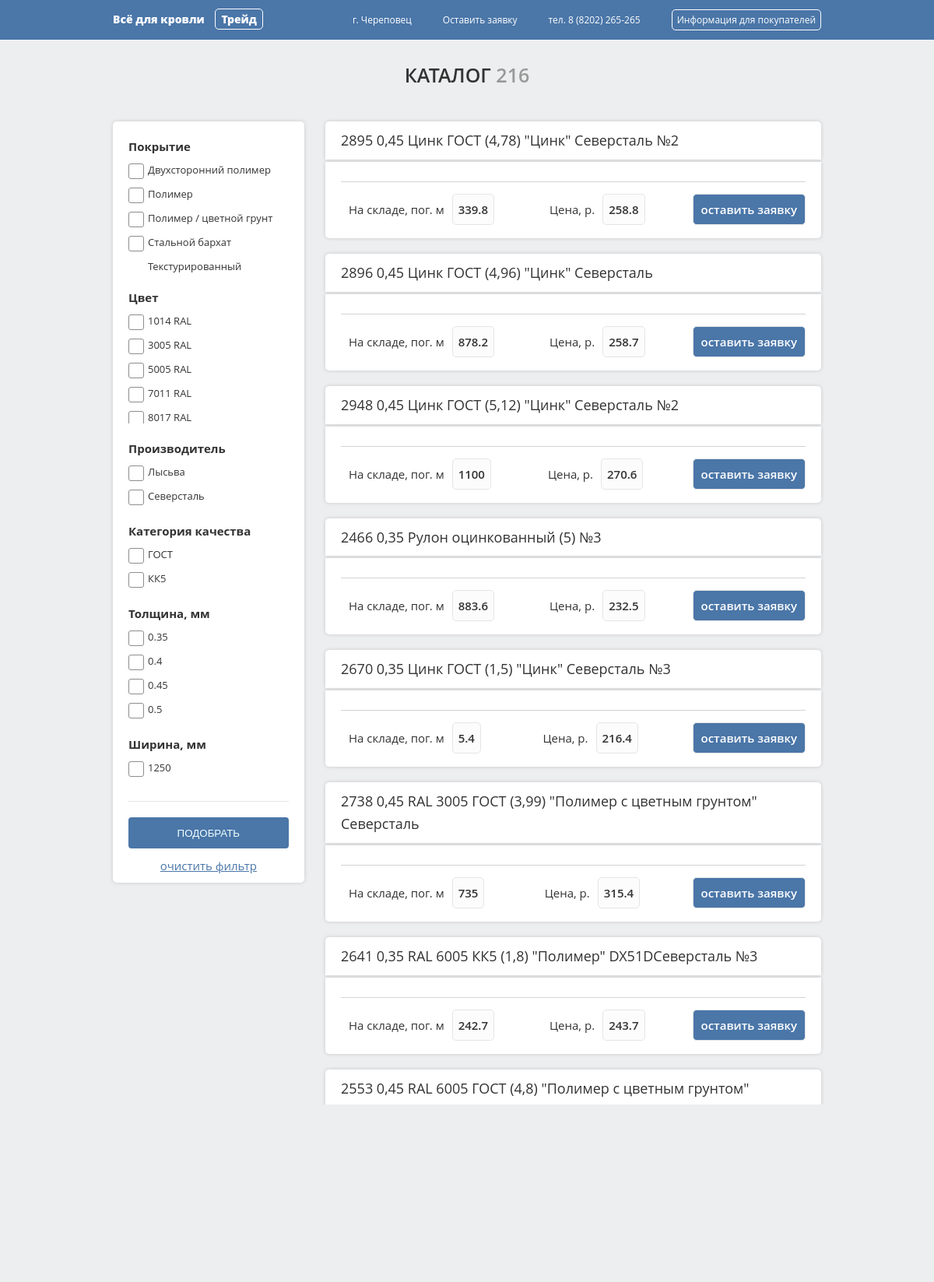
/db_orm/catalog/?page=3, run on the app's committed database.
### db_orm/models.py (models this page shows, shortened)
class FeatureGroup(models.Model):
    link = models.UUIDField(primary_key=True, default=uuid.uuid4, editable=False)
    name = models.CharField(max_length=50)

class Feature(models.Model):
    name = models.CharField(max_length=50)
    link = models.UUIDField(default=uuid.uuid4, primary_key=True, editable=False)
    feature_group = models.ForeignKey('FeatureGroup', on_delete = models.CASCADE, default = None)

class Product(models.Model):
    link = models.UUIDField(primary_key=True, default=uuid.uuid4, editable=False)
    name = models.CharField(max_length=50)
    price = models.DecimalField(max_digits=15, decimal_places=2, default=0)
    unit_of_measurement = models.CharField(max_length=10, default=None)
    balance = models.DecimalField(max_digits=15, decimal_places=3, default=0)
    features_link = models.ManyToManyField(Feature)

### db_orm/views.py (the view)
# urls.py: path('catalog/', views.catalog, name='catalog'),
def catalog(request):
    catalog_link = request.get_full_path()
    products_list = Product.objects.all()
    groups_with_features = get_groups_with_features(products_list)
    filter_params = request.GET.getlist('filter_items')
    filter_params = [UUID(x) for x in filter_params]
    if len(filter_params):
        products_list = filter_products(filter_params, products_list)
    quantity_of_products = len(products_list)
    paginator = Paginator(products_list, 8)
    page_number = request.GET.get('page', 1)
    page = paginator.get_page(page_number)
    is_paginated = page.has_other_pages()
    if page.has_previous():
        previous_page_number = page.previous_page_number()
    else:
        previous_page_number = ''
    if page.has_next():
        next_page_number = page.next_page_number()
    else:
        next_page_number = ''
    context = {
               'products': page,
               'groups_with_features': groups_with_features,
               'filter_params': filter_params,
               'is_paginated': is_paginated,
               'next_page_number': next_page_number,
               'previous_page_number': previous_page_number,
               'quantity_of_products': quantity_of_products,
               }
    return render(request, 'catalog.html', context=context)

### db_orm/catalog_filter.py (called while the page is built)
def get_groups_with_features(products_list):
    all_features = set()
    for product in products_list:
        for feature in product.features_link.all():
            all_features.add(feature)
    feature_groups = set()
    for feature in all_features:
        feature_groups.add(feature.feature_group)
    groups_with_features = []
    for group in feature_groups:
        features_of_group = []
        for feature in all_features:
            if feature.feature_group == group:
                features_of_group.append(feature)
        group_element = {
                        'name': group.name,
                        'features': sorted(features_of_group, key=lambda features: features.name),
                         }
        groups_with_features.append(group_element)
    return groups_with_features

### db_orm/templatetags/my_tags.py (called while the page is built)
@register.simple_tag(takes_context=True)
def param_replace(context, **kwargs):
    d = context['request'].GET.copy()
    for k, v in kwargs.items():
        d[k] = v
    for k in [k for k, v in d.items() if not v]:
        del d[k]
    return d.urlencode()

### db_orm/templates/catalog.html (shortened to what this page needs)
{% extends 'base.html' %}
{% load my_tags %}
{% block content %}
<div class="section">
    <div class="container">
        <div class="title">Каталог <span class="quantity_of_products">{{quantity_of_products}}</span></div>
        <div class="catalog">
            <div class="filter">
                <div class="filter_inner">
                    <form action="{% url 'catalog' %}" method="GET">
                        {% for group in groups_with_features %}
                        <div class="filter_item">
                            <div class="filter_title">
                                {{group.name}}
                            </div>
                            <div class="filter_input">
                                {% for feature in group.features %}
                                {% if feature.link in filter_params %}
                                <input checked id="{{feature.link}}" type="checkbox" name="filter_items"
                                    value="{{feature.link}}">
                                <label for="{{feature.link}}">{{feature.name}}</label>
                                {% else %}
                                <label for="{{feature.link}}">{{feature.name}}</label>
                                {% endif %}
                                {% endfor %}
                            </div>
                        </div>
                        {% endfor %}
                        <div class="filter_button_block">
                            <input type="submit" class="filter_button" value="подобрать">
                        </div>
                        <div class="clean_filter_block">
                            <a href="{% url 'catalog' %}"><span class="clean_filter_btn">очистить фильтр</span></a>
                        </div>
                    </form>
                </div>
            </div>
            <div class="goods">
                <div class="products">
                    {% for product in products %}
                    <div class="product_item">
                        <div class="product_name">
                            {{product.name}}
                        </div>
                        <div class="product_details">
                            <div class="product_info">
                                <div class="product_info_item">
                                    <div class="product_info_title">
                                        На складе, {{product.unit_of_measurement}}
                                    </div>
                                    <div class="product_info_content">
                                        {{product.balance | floatformat}}
                                    </div>
                                </div>
                                <div class="product_info_item">
                                    <div class="product_info_title">
                                        Цена, р.
                                    </div>
                                    <div class="product_info_content">
                                        {{product.price | floatformat}}
                                    </div>
                                </div>
                                <div class="product_info_item">
                                    <div class="product_button">оставить заявку</div>
                                </div>
                            </div>
                        </div>
                    </div>
                    {% endfor %}
                </div>
                {% if is_paginated %}
                <div class="pagination">
                    {% if previous_page_number %}
                    <a href="?{% param_replace page=previous_page_number %}"><div class="page next_prev_page prev"></div></a>
                    {% endif %}
                    {% for n in products.paginator.page_range %}
                    {% if products.number == n %}
                    <a href="?{% param_replace page=n %}"><div class="page page--active">
                    </div></a>
                    {% elif n > products.number|add:-5 and n < products.number|add:5 %}
                    <a href="?{% param_replace page=n %}">
                    <div class="page">
                    </div></a>
                    {% endif %}
                    {% endfor %}
                    {% if next_page_number %}
                    <a href="?{% param_replace page=next_page_number %}"><div class="page next_prev_page next"></div></a>
                    {% endif %}
                </div>
                {% endif %}
            </div>
        </div>
    </div>
</div>
{% endblock %}

### static/assets/css/styles.css (style rules this page uses)
body { font-family: "Open Sans", sans-serif; font-size: 15px; color: #333; line-height: 1.6; margin: 0; background: #edeef0; }
a { text-decoration: none; }
.page { overflow: hidden; }
*, *:before, *:after { box-sizing: border-box; }
.section { padding: 25px; }
.title { font-size: 25px; font-weight: 550; text-align: center; text-transform: uppercase; }
.container { width: 100%; max-width: 940px; margin: 0 auto; padding: 0 15px; }
.catalog { padding-top: 40px; display: flex; justify-content: space-between; }
.goods { width: 70%; }
.product_item { padding-bottom: 20px; }
.quantity_of_products { color: #999; }
.product_name { box-shadow: 0 0 5px 0 #c9c9c9; background: #fff; font-size: 18px; font-weight: 500; padding: 10px 20px; border-radius: 5px 5px 0 0; margin-bottom: 3px; }
.product_details { box-shadow: 0 0 5px 0 #c9c9c9; background: #fff; border-radius: 0 0 5px 5px; padding: 10px 20px; }
.product_info { padding-top: 15px; padding-bottom: 7px; margin-top: 15px; border-top: 1px #d3d3d3 solid; display: flex; justify-content: space-between; }
.product_info_item { text-align: center; display: flex; }
.product_info_title { padding: 0 10px; margin: auto; }
.product_info_content { border: 1px #e5e5e5 solid; border-radius: 5px; padding: 7px; background: #fcfcfc; font-weight: 600; }
.product_button { margin: auto; border: 1px #e5e5e5 solid; border-radius: 5px; padding: 7px 10px; background: #4a76a8; color: white; font-weight: 600; cursor: pointer; }
.pagination { display: flex; max-width: 30%; margin: 0 auto; justify-content: center; padding-top: 20px; }
.page { width: 30px; height: 30px; text-align: center; margin-right: 5px; background: #4a76a8; color: #fff; font-size: 14px; line-height: 30px; border-radius: 5px; position: relative; font-weight: 600; }
.page--active { background: #c9c9c9; color: #333; }
.next::before { content: ''; display: block; border-top: 2px solid #fff; border-right: 2px solid #fff; width: 8px; height: 8px; top: 38%; right: 42%; position: absolute; transform: rotate(45deg); }
.prev::before { content: ''; display: block; border-top: 2px solid #fff; border-right: 2px solid #fff; width: 8px; height: 8px; top: 38%; right: 31%; position: absolute; transform: rotate(-135deg); }
.filter { width: 27%; box-shadow: 0 0 5px 0 #c9c9c9; background: #fff; border-radius: 5px; padding: 10px 20px; height: max-content; }
.filter_title { font-weight: 700; }
.clean_filter_block { padding-top: 10px; text-align: center; }
.clean_filter_btn { text-decoration: underline; color: #4a76a8; }
label { display: inline-block; cursor: pointer; position: relative; padding-left: 25px; margin-right: 15px; font-size: 13px; margin-top: 5px; }
label:before { content: ""; display: inline-block; width: 20px; height: 20px; margin-right: 10px; position: absolute; left: 0; bottom: 1px; background-color: white; border: 1px rgb(141, 141, 141) solid; }
.filter_input { display: grid; line-height: 2; max-height: 150px; overflow: auto; }
.filter_input label:before { border-radius: 3px; }
.filter_item { padding: 10px 0; }
.filter_button_block { padding-top: 20px; margin-top: 20px; border-top: 1px #e5e5e5 solid; }
.filter_button { width: 100%; height: 40px; text-transform: uppercase; background: #4a76a8; border: none; padding: 10px; color: azure; cursor: pointer; border-radius: 4px; }

### data on the page
FeatureGroup: name "Покрытие"
Feature: name "Двухсторонний полимер"
Feature: name "Полимер"
Feature: name "Полимер / цветной грунт"
Feature: name "Стальной бархат"
Feature: name "Текстурированный…"
FeatureGroup: name "Цвет"
Feature: name "1014 RAL"
Feature: name "3005 RAL"
Feature: name "5005 RAL"
Feature: name "7011 RAL"
Feature: name "8017 RAL"
FeatureGroup: name "Производитель"
Feature: name "Лысьва"
Feature: name "Северсталь"
FeatureGroup: name "Категория качества"
Feature: name "ГОСТ"
Feature: name "КК5"
FeatureGroup: name "Толщина, мм"
Feature: name "0.35"
Feature: name "0.4"
Feature: name "0.45"
Feature: name "0.5"
FeatureGroup: name "Ширина, мм"
Feature: name "1250"
Product: name "2895 0,45 Цинк ГОСТ (4,78) \"Цинк\" Северсталь №2", unit_of_measurement "пог. м", balance "339.8", price "258.8"
Product: name "2896 0,45 Цинк ГОСТ (4,96) \"Цинк\" Северсталь", unit_of_measurement "пог. м", balance "878.2", price "258.7"
Product: name "2948 0,45 Цинк ГОСТ (5,12) \"Цинк\" Северсталь №2", unit_of_measurement "пог. м", balance "1100", price "270.6"
Product: name "2466 0,35 Рулон оцинкованный (5) №3", unit_of_measurement "пог. м", balance "883.6", price "232.5"
Product: name "2670 0,35 Цинк ГОСТ (1,5) \"Цинк\" Северсталь №3", unit_of_measurement "пог. м", balance "5.4", price "216.4"
Product: name "2738 0,45 RAL 3005 ГОСТ (3,99) \"Полимер с цветным грунтом\" Северсталь", unit_of_measurement "пог. м", balance "735", price "315.4"
Product: name "2641 0,35 RAL 6005 КК5 (1,8) \"Полимер\" DX51DСеверсталь №3", unit_of_measurement "пог. м", balance "242.7", price "243.7"
Product: name "2553 0,45 RAL 6005 ГОСТ (4,8) \"Полимер с цветным грунтом\" Северсталь РАЗВОДЫ НА ГРУНТЕ"

### other printed values
{{ quantity_of_products }} "216"
